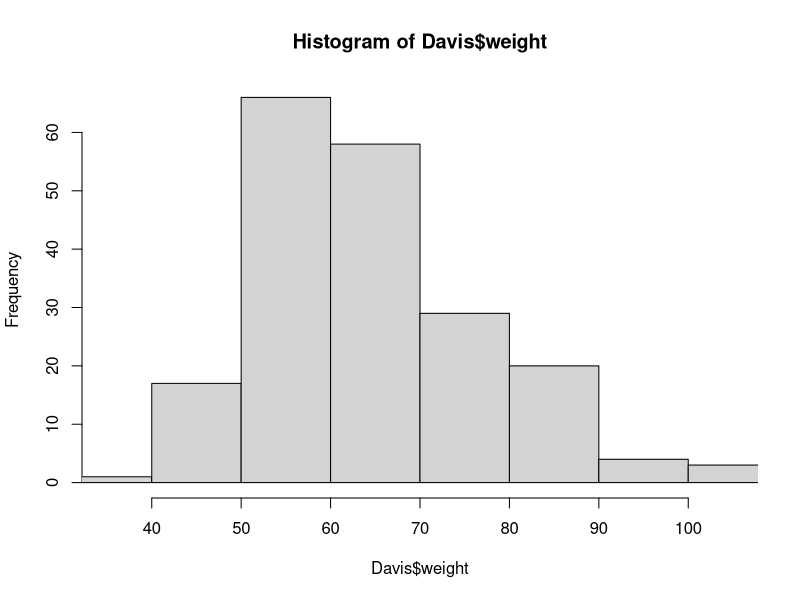
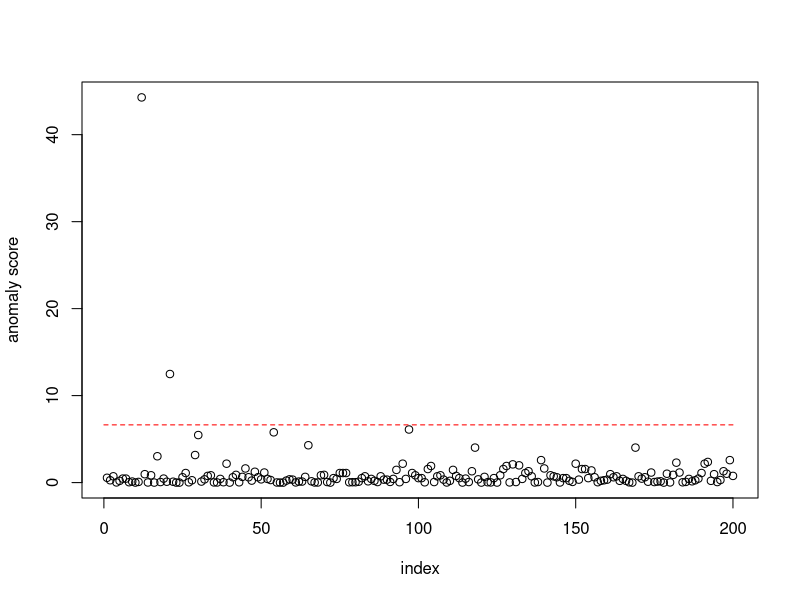

Generate these figures, in order, with R:
library(car)

data(Davis)
head(Davis, n = 3)

hist(Davis$weight, xlim = c(35, 105), breaks = 14)

mu <- mean(Davis$weight)
s2 <- mean((Davis$weight - mu)^2)
c(mu, s2)

a <- (Davis$weight - mu)^2 / s2
length(a)

th <- qchisq(0.99, 1)
th

plot(a, xlab = "index", ylab = "anomaly score")

lines(0:200, rep(th, length(0:200)), col = "red", lty = 2)
